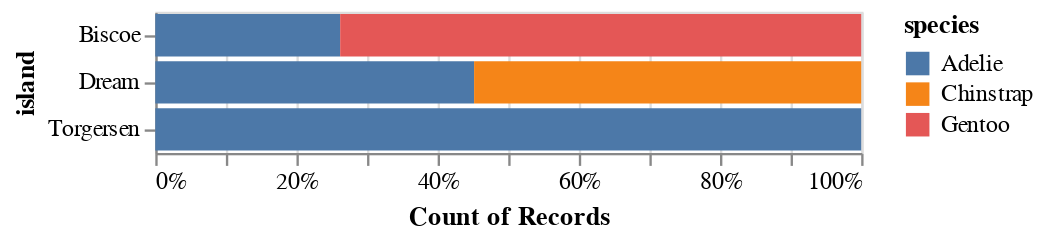

The code cell stored with this chart in its notebook:
### Markdown cell above
#### Example 2: Histogram aggregations with count
> Next, plot the total number of penguins per species by the island they are found on.

### Code cell
(
    alt.Chart(penguins)
    .mark_bar()
    .encode(
        # X should show the (normalized) count of each group
        x=alt.X("*:Q", aggregate="count", stack="normalize"), # The * is a placeholder here
        y="island:N",
        color="species:N",
        tooltip=["island", "species", "count(*):Q"],
    )
)

### Figure 1 — Vega-Lite specification as saved in the notebook (floating-point values rounded to 4 significant figures; data arrays with more than 128 entries replaced by an {"elided": "..."} marker saying what was removed)
{"config": {"view": {"continuousWidth": 300, "continuousHeight": 300}}, "data": {"name": "data-6e6be28484bfcb7bdf9764c3163fc5aa"}, "mark": {"type": "bar"}, "encoding": {"color": {"field": "species", "type": "nominal"}, "tooltip": [{"field": "island", "type": "nominal"}, {"field": "species", "type": "nominal"}, {"aggregate": "count", "field": "*", "type": "quantitative"}], "x": {"aggregate": "count", "field": "*", "stack": "normalize", "type": "quantitative"}, "y": {"field": "island", "type": "nominal"}}, "$schema": "https://vega.github.io/schema/vega-lite/v5.14.1.json", "datasets": {"data-6e6be28484bfcb7bdf9764c3163fc5aa": {"elided": "344 records"}}}
